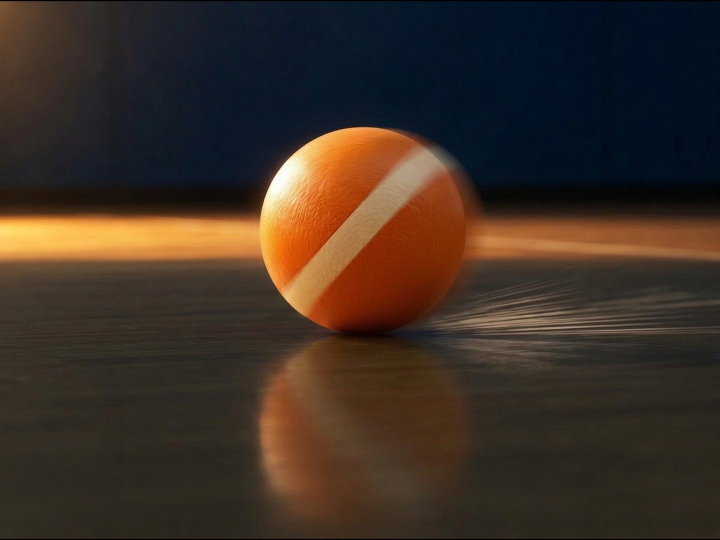
#> input picture work/premium/chapter-01/v1.2/assets/approved/CH1-FORMS-MOTION-01.jpg, 1440 x 1080 px (shown at 1/2 size)
$ python projector_scale_check.py
#> lines starting #> are read from the running program, lines starting #| are printed output that depends on the picture
#!/usr/bin/env python3
"""Projector-scale evidence check for the five-form cards.

Renders each approved five-form source image at the exact on-slide display
size (card image is ~2.14in wide) scaled to a 1280x720 projector, then writes
a side-by-side review strip so the evidence cues (ball motion, bell, lamp,
steam, fan) can be inspected at classroom scale.
"""
from pathlib import Path
from PIL import Image

WS = Path(__file__).resolve().parents[1]
APPROVED = WS / "assets" / "approved"
OUT = WS / "spike" / "renders" / "projector-scale-forms.png"

# On-slide geometry (inches): card_w=2.3, image inset 0.08 each side => iw=2.14in
# Slide is 13.333in wide; a 1280px projector => 1280/13.333 = 96 px/in.
# Card image width = 2.14 * 96 = ~205 px.
px_per_in = 1280 / 13.333
target_w = int(round(2.14 * px_per_in))

forms = [
    ("motion", "CH1-FORMS-MOTION-01.jpg"),
    ("sound", "CH1-FORMS-SOUND-01.jpg"),
    ("light", "CH1-FORMS-LIGHT-01.jpg"),
    ("heat", "CH1-FORMS-HEAT-01.jpg"),
    ("electrical", "CH1-FORMS-ELECTRICAL-01.jpg"),
]

pad = 12
label_h = 20
thumbs = []
for label, fname in forms:
    im = Image.open(APPROVED / fname).convert("RGB")
#> im is the input picture: PIL image 1440x1080 RGB; mean R, G, B 61, 47.4, 37.5
    # preserve 4:3 aspect as on-slide
    h = int(round(target_w * 3 / 4))
    t = im.resize((target_w, h))
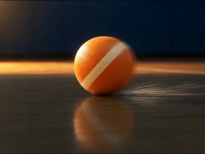
#> t: PIL image 205x154 RGB; mean R, G, B 61, 47.4, 37.5
    thumbs.append((label, t))
#> pass 2 of the loop `for label, fname in forms:`:
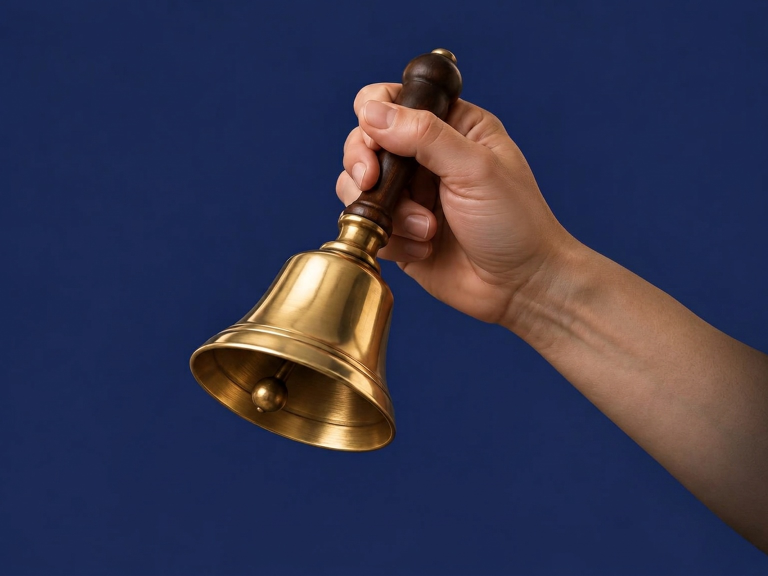
#> input picture work/premium/chapter-01/v1.2/assets/approved/CH1-FORMS-SOUND-01.jpg, 1536 x 1152 px (shown at 1/2 size)
#> im is the input picture: PIL image 1536x1152 RGB; mean R, G, B 51.8, 52.4, 78.4
#> `t = im.resize((target_w, h))`:
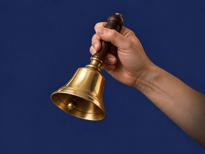
#> t: PIL image 205x154 RGB; mean R, G, B 51.8, 52.4, 78.4
#> pass 3 of the loop `for label, fname in forms:`:
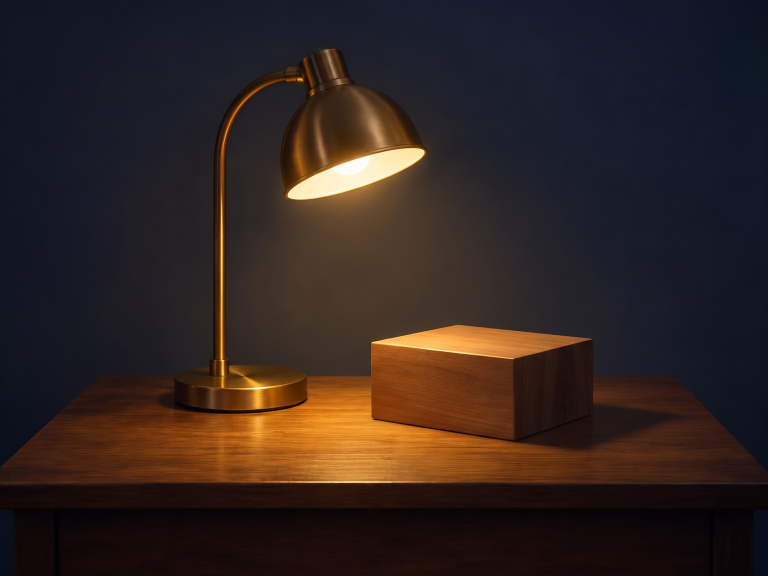
#> input picture work/premium/chapter-01/v1.2/assets/approved/CH1-FORMS-LIGHT-01.jpg, 1536 x 1152 px (shown at 1/2 size)
#> im is the input picture: PIL image 1536x1152 RGB; mean R, G, B 49.3, 36.1, 32.3
#> `t = im.resize((target_w, h))`:
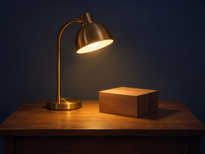
#> t: PIL image 205x154 RGB; mean R, G, B 49.3, 36.1, 32.3
#> the loop made 5 passes; the first 3 are shown

w = sum(t.width for _, t in thumbs) + pad * (len(thumbs) + 1)
h = max(t.height for _, t in thumbs) + label_h + pad * 2
sheet = Image.new("RGB", (w, h), "white")
#> sheet: PIL image 1097x198 RGB; every value is 255
from PIL import ImageDraw
d = ImageDraw.Draw(sheet)
x = pad
for label, t in thumbs:
    d.text((x, pad // 2), label, fill="black")
    sheet.paste(t, (x, pad + label_h))
    x += t.width + pad
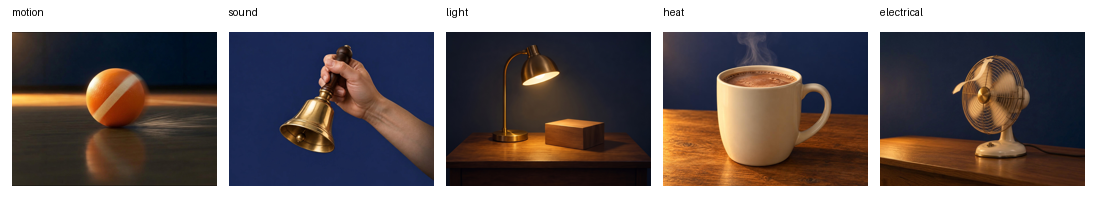
#> sheet: PIL image 1097x198 RGB; mean R, G, B 116.8, 106.8, 105.8

OUT.parent.mkdir(parents=True, exist_ok=True)
sheet.save(OUT)
print("projector-scale strip ->", OUT, "card image size ~", target_w, "px wide")
